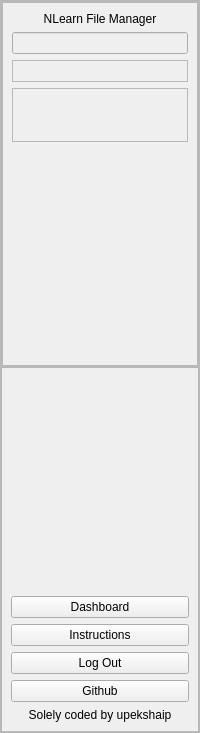
        <widget class="QFrame" name="frame_23">
         <property name="frameShape">
          <enum>QFrame::StyledPanel</enum>
         </property>
         <property name="frameShadow">
          <enum>QFrame::Raised</enum>
         </property>
         <layout class="QVBoxLayout" name="verticalLayout_10" stretch="1,1">
          <property name="spacing">
           <number>0</number>
          </property>
          <property name="leftMargin">
           <number>0</number>
          </property>
          <property name="topMargin">
           <number>0</number>
          </property>
          <property name="rightMargin">
           <number>0</number>
          </property>
          <property name="bottomMargin">
           <number>0</number>
          </property>
          <item>
           <widget class="QFrame" name="frame_24">
            <property name="frameShape">
             <enum>QFrame::StyledPanel</enum>
            </property>
            <property name="frameShadow">
             <enum>QFrame::Raised</enum>
            </property>
            <layout class="QVBoxLayout" name="verticalLayout_11" stretch="1">
             <property name="spacing">
              <number>0</number>
             </property>
             <property name="leftMargin">
              <number>0</number>
             </property>
             <property name="topMargin">
              <number>0</number>
             </property>
             <property name="rightMargin">
              <number>0</number>
             </property>
             <property name="bottomMargin">
              <number>0</number>
             </property>
             <item>
              <widget class="QFrame" name="frame_26">
               <property name="frameShape">
                <enum>QFrame::StyledPanel</enum>
               </property>
               <property name="frameShadow">
                <enum>QFrame::Raised</enum>
               </property>
               <layout class="QVBoxLayout" name="verticalLayout_8">
                <item>
                 <widget class="QLabel" name="label_8">
                  <property name="text">
                   <string>NLearn File Manager</string>
                  </property>
                  <property name="alignment">
                   <set>Qt::AlignCenter</set>
                  </property>
                 </widget>
                </item>
                <item>
                 <widget class="QLineEdit" name="cookie_input">
                  <property name="enabled">
                   <bool>false</bool>
                  </property>
                  <property name="alignment">
                   <set>Qt::AlignCenter</set>
                  </property>
                 </widget>
                </item>
                <item>
                 <widget class="QFrame" name="frame_28">
                  <property name="frameShape">
                   <enum>QFrame::StyledPanel</enum>
                  </property>
                  <property name="frameShadow">
                   <enum>QFrame::Raised</enum>
                  </property>
                  <layout class="QHBoxLayout" name="horizontalLayout_10">
                   <property name="spacing">
                    <number>1</number>
                   </property>
                   <property name="leftMargin">
                    <number>0</number>
                   </property>
                   <property name="topMargin">
                    <number>0</number>
                   </property>
                   <property name="rightMargin">
                    <number>0</number>
                   </property>
                   <property name="bottomMargin">
                    <number>0</number>
                   </property>
                   <item>
                    <spacer name="horizontalSpacer">
                     <property name="orientation">
                      <enum>Qt::Horizontal</enum>
                     </property>
                     <property name="sizeHint" stdset="0">
                      <size>
                       <width>40</width>
                       <height>20</height>
                      </size>
                     </property>
                    </spacer>
                   </item>
                  </layout>
                 </widget>
                </item>
                <item>
                 <widget class="QFrame" name="frame_30">
                  <property name="frameShape">
                   <enum>QFrame::StyledPanel</enum>
                  </property>
                  <property name="frameShadow">
                   <enum>QFrame::Raised</enum>
                  </property>
                  <layout class="QVBoxLayout" name="verticalLayout_13">
                   <item>
                    <widget class="QLabel" name="username">
                     <property name="minimumSize">
                      <size>
                       <width>150</width>
                       <height>0</height>
                      </size>
                     </property>
                     <property name="text">
                      <string/>
                     </property>
                     <property name="wordWrap">
                      <bool>true</bool>
                     </property>
                    </widget>
                   </item>
                   <item>
                    <widget class="QLabel" name="user_email">
                     <property name="minimumSize">
                      <size>
                       <width>150</width>
                       <height>0</height>
                      </size>
                     </property>
                     <property name="text">
                      <string/>
                     </property>
                     <property name="wordWrap">
                      <bool>true</bool>
                     </property>
                    </widget>
                   </item>
                  </layout>
                 </widget>
                </item>
                <item>
                 <spacer name="verticalSpacer">
                  <property name="orientation">
                   <enum>Qt::Vertical</enum>
                  </property>
                  <property name="sizeHint" stdset="0">
                   <size>
                    <width>20</width>
                    <height>235</height>
                   </size>
                  </property>
                 </spacer>
                </item>
               </layout>
              </widget>
             </item>
            </layout>
           </widget>
          </item>
          <item>
           <widget class="QFrame" name="frame_25">
            <property name="frameShape">
             <enum>QFrame::StyledPanel</enum>
            </property>
            <property name="frameShadow">
             <enum>QFrame::Raised</enum>
            </property>
            <layout class="QVBoxLayout" name="verticalLayout_12">
             <item>
              <spacer name="verticalSpacer_2">
               <property name="orientation">
                <enum>Qt::Vertical</enum>
               </property>
               <property name="sizeHint" stdset="0">
                <size>
                 <width>20</width>
                 <height>198</height>
                </size>
               </property>
              </spacer>
             </item>
             <item>
              <widget class="QPushButton" name="dashboard_button">
               <property name="text">
                <string>Dashboard</string>
               </property>
              </widget>
             </item>
             <item>
              <widget class="QPushButton" name="instruction_button">
               <property name="text">
                <string>Instructions</string>
               </property>
              </widget>
             </item>
             <item>
              <widget class="QPushButton" name="log_out_button">
               <property name="text">
                <string>Log Out</string>
               </property>
              </widget>
             </item>
             <item>
              <widget class="QPushButton" name="github_button">
               <property name="text">
                <string>Github</string>
               </property>
              </widget>
             </item>
             <item>
              <widget class="QLabel" name="label_7">
               <property name="text">
                <string>Solely coded by upekshaip</string>
               </property>
               <property name="alignment">
                <set>Qt::AlignCenter</set>
               </property>
              </widget>
             </item>
            </layout>
           </widget>
          </item>
         </layout>
        </widget>
